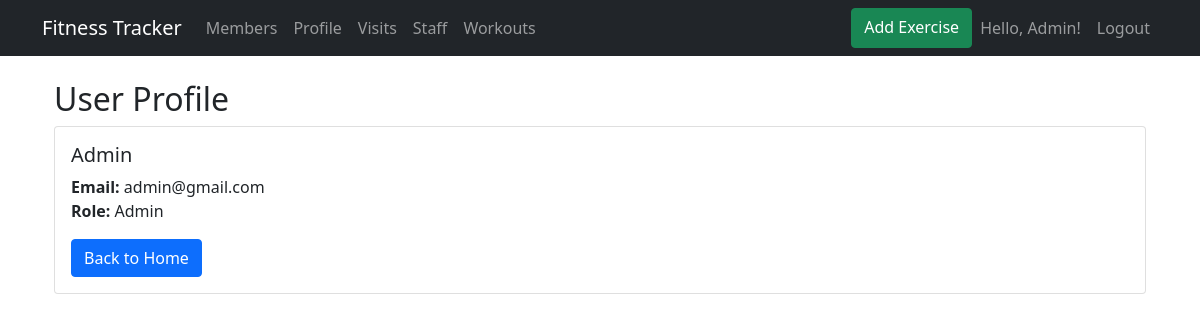
Page /accounts/profile/ (signed in) on the committed database.
### accounts/models.py (models this page shows)
class CustomUser(AbstractUser):
    ROLES = (
        ('ADMIN', 'Admin'),
        ('STAFF', 'Staff'),
        ('VISITOR', 'Visitor'),
    )
    role = models.CharField(max_length=10, choices=ROLES, default='VISITOR')

### accounts/views.py (the view)
# urls.py: path('profile/', views.profile, name='profile'),
@login_required
def profile(request):
    return render(request, 'accounts/profile.html', {'user': request.user})

### accounts/templates/accounts/profile.html
{% extends 'base.html' %}
{% block content %}
<div class="container mt-4">
    <h2>User Profile</h2>
    <div class="card">
        <div class="card-body">
            <h5 class="card-title">{{ user.username }}</h5>
            <p class="card-text">
                <strong>Email:</strong> {{ user.email }}<br>
                <strong>Role:</strong> {{ user.get_role_display }}
            </p>
            <a href="{% url 'home' %}" class="btn btn-primary">Back to Home</a>
        </div>
    </div>
</div>
{% endblock %}

### templates/base.html (shortened to what this page needs)
{% load static %}
<!DOCTYPE html>
<html>
<head>
    <link href="https://cdn.jsdelivr.net/npm/bootstrap@5.1.3/dist/css/bootstrap.min.css" rel="stylesheet">
</head>
<body>
    <nav class="navbar navbar-expand-lg navbar-dark bg-dark">
        <div class="container">
            <a class="navbar-brand" href="{% url 'home' %}">Fitness Tracker</a>
            <div class="collapse navbar-collapse">
                <ul class="navbar-nav me-auto">
                    {% if user.is_authenticated and user.role == 'ADMIN' %}
                        <li class="nav-item">
                            <a class="nav-link" href="{% url 'member_list' %}">Members</a>
                        </li>
                    {% endif %}
                    {% if user.is_authenticated %}
                        <li class="nav-item">
                            <a class="nav-link" href="{% url 'profile' %}">Profile</a>
                        </li>
                        {% if user.role == 'ADMIN' %}
                        <li class="nav-item">
                            <a class="nav-link" href="{% url 'visit_list' %}">Visits</a>
                        </li>
                            <li class="nav-item">
                                <a class="nav-link" href="{% url 'staff_list' %}">Staff</a>
                            </li>
                        {% endif %}
                        <li class="nav-item">
                            <a class="nav-link" href="{% url 'workout_list' %}">Workouts</a>
                        </li>
                    {% endif %}
                </ul>
                <ul class="navbar-nav">
                    <a href="{% url 'exercise_create' %}" class="btn btn-success">
                         Add Exercise
                    </a>
                    {% if user.is_authenticated %}
                        <li class="nav-item">
                            <span class="nav-link">Hello, {{ user.username }}!</span>
                        </li>
                        <li class="nav-item">
                            <a class="nav-link" href="{% url 'logout' %}">Logout</a>
                        </li>
                    {% endif %}
                </ul>
            </div>
        </div>
    </nav>
    <div class="container mt-4">
        {% block content %}{% endblock %}
    </div>
</body>
</html>

### rows in the picture
CustomUser: username "Admin", email "admin@gmail.com", role "Admin"
